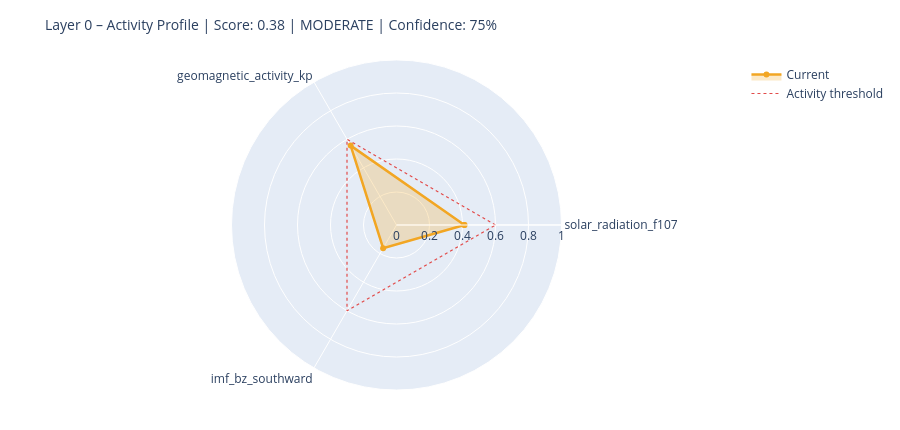

This figure's notebook cell:
### Markdown cell above
---
## 6. State Assessment & Handoff to Layer 1

### Code cell
# ============================================================
# STEP 1 – Collect raw values with source modes
# Mode: 'primary' | 'fallback_3h' | 'last_valid' | 'missing'
# ============================================================

def safe_last(df, col):
    if df is None or col not in df.columns: return None
    s = df[col].dropna()
    return float(s.iloc[-1]) if not s.empty else None

f107_now = safe_last(df_f107, 'f10.7')
bz_now   = safe_last(df_mag,  'bz_gsm')
kp_now   = safe_last(df_kp,   'kp')
sw_now   = safe_last(df_sw,   'speed')

source_modes = {
    'F10.7':    'primary'  if f107_now is not None else 'missing',
    'Kp':       'primary'  if kp_now   is not None else 'missing',
    'IMF_Bz':   'primary'  if bz_now   is not None else 'missing',
    'SW_speed': 'primary'  if sw_now   is not None else 'missing',
}

# Kp Fallback – 3h endpoint
if kp_now is None:
    try:
        r = requests.get(
            'https://services.swpc.noaa.gov/json/noaa-planetary-k-index.json',
            timeout=10)
        r.raise_for_status()
        fb = pd.DataFrame(r.json())
        tc = next((c for c in fb.columns if 'time' in c.lower()), fb.columns[0])
        kc = next((c for c in fb.columns if 'kp' in c.lower() and c != tc), None)
        if kc:
            fb[kc] = fb[kc].astype(str).str.extract(r'([0-9]+(?:\.[0-9]*)?)')[0]
            fb[kc] = pd.to_numeric(fb[kc], errors='coerce')
            fb = fb[fb[kc] >= 0].dropna(subset=[kc])
            if not fb.empty:
                kp_now = float(fb[kc].iloc[-1])
                source_modes['Kp'] = 'fallback_3h'
                print(f'  Kp fallback (3h): {kp_now:.1f}')
    except Exception as e:
        print(f'  Kp fallback failed: {e}')

# Solar Wind Fallback – last valid value
if sw_now is None and df_sw is not None and 'speed' in df_sw.columns:
    s = df_sw['speed'].dropna()
    if not s.empty:
        sw_now = float(s.iloc[-1])
        source_modes['SW_speed'] = 'last_valid'
        print(f'  SW fallback (last_valid): {sw_now:.0f} km/s')

print()
print('Source modes:', source_modes)

# ============================================================
# STEP 2 – Score from available components only
# ============================================================

def norm(v, lo, hi):
    if v is None: return None
    return max(0.0, min(1.0, (v - lo) / (hi - lo)))

COMPONENTS = {
    'solar_radiation_f107':    (f107_now, norm(f107_now, 60, 250)),
    'geomagnetic_activity_kp': (kp_now,   norm(kp_now,   0,   9)),
    'imf_bz_southward':        (bz_now,   norm(-(bz_now or 0) if bz_now else None, -5, 30)
                                           if bz_now is not None else None),
    'solar_wind_speed':        (sw_now,   norm(sw_now, 300, 800)),
}

available   = {k: v[1] for k, v in COMPONENTS.items() if v[1] is not None}
unavailable = [k for k, v in COMPONENTS.items() if v[1] is None]

layer0_score = round(sum(available.values()) / len(available), 4) if available else None
confidence   = round(len(available) / len(COMPONENTS), 2)

level = ('unknown'  if layer0_score is None
         else 'calm'     if layer0_score < 0.3
         else 'moderate' if layer0_score < 0.6
         else 'active')

# ============================================================
# STEP 3 – Dominant Driver
# ============================================================

def dominant_driver(kp, f107, bz, sw):
    candidates = []
    if kp   is not None and kp   >= 4:   candidates.append(('geomagnetic',    kp / 9))
    if sw   is not None and sw   >= 500:  candidates.append(('solar_wind',     sw / 800))
    if bz   is not None and bz   <= -5:   candidates.append(('imf_southward',  abs(bz) / 30))
    if f107 is not None and f107 >= 150:  candidates.append(('solar_radiation',f107 / 250))
    return max(candidates, key=lambda x: x[1])[0] if candidates else 'none'

driver = dominant_driver(kp_now, f107_now, bz_now, sw_now)

# ============================================================
# STEP 4 – Downstream expectations
# ============================================================

def downstream_expectation(driver, score, kp, bz, f107):
    exp = {
        'magnetosphere':        'calm',
        'ionosphere':           'calm',
        'schumann_resonance':   'unchanged',
        'lithosphere_currents': 'low',
    }
    if driver == 'geomagnetic' or (kp and kp >= 5):
        exp['magnetosphere']        = 'compressed / storm'
        exp['ionosphere']           = 'elevated disturbance (TEC variability)'
        exp['schumann_resonance']   = 'elevated amplitude possible'
        exp['lithosphere_currents'] = 'elevated induction currents'
    elif driver == 'imf_southward' or (bz and bz <= -5):
        exp['magnetosphere']        = 'energy coupling active'
        exp['ionosphere']           = 'elevated electron density possible'
        exp['schumann_resonance']   = 'slight modulation possible'
    elif driver == 'solar_radiation' or (f107 and f107 >= 150):
        exp['ionosphere']           = 'elevated ionization (F-layer)'
        exp['schumann_resonance']   = 'slightly elevated background activity'
    return exp

downstream = downstream_expectation(driver, layer0_score, kp_now, bz_now, f107_now)

# ============================================================
# CONSOLE OUTPUT
# ============================================================

W = 58
print('=' * W)
print('LAYER 0 – STATE ASSESSMENT')
print('=' * W)
for name, (raw_v, score_v) in COMPONENTS.items():
    if score_v is not None:
        bar = '█' * int(score_v * 20) + '░' * (20 - int(score_v * 20))
        print(f'  {name:<35}  {bar}  {score_v:.2f}')
    else:
        print(f'  {name:<35}  {"─" * 20}  n/a')
print('-' * W)
print(f'  Score ({len(available)}/{len(COMPONENTS)} components):  {layer0_score:.3f}')
print(f'  Confidence:         {confidence:.0%}')
print(f'  Level:              {level.upper()}')
print(f'  Dominant Driver:    {driver}')

# Radar chart
cats = list(available.keys())
vals = list(available.values())
if len(cats) >= 3:
    fig = go.Figure()
    fig.add_trace(go.Scatterpolar(
        r=vals + [vals[0]], theta=cats + [cats[0]],
        fill='toself', fillcolor='rgba(242,166,35,0.25)',
        line=dict(color='#F2A623', width=2.5), name='Current'
    ))
    fig.add_trace(go.Scatterpolar(
        r=[0.6] * (len(cats) + 1), theta=cats + [cats[0]],
        line=dict(color='#E24B4A', dash='dot', width=1.2),
        mode='lines', name='Activity threshold'
    ))
    fig.update_layout(
        title=dict(text=f'Layer 0 – Activity Profile | Score: {layer0_score:.2f} | {level.upper()} | Confidence: {confidence:.0%}',
                   font=dict(size=14)),
        polar=dict(radialaxis=dict(visible=True, range=[0, 1])),
        height=430, showlegend=True,
        margin=dict(l=60, r=60, t=60, b=40)
    )
    fig.show()

### Figure 1 — Plotly figure (JSON) as saved in the notebook; plotly's stock layout.template omitted (floating-point values rounded to 4 significant figures)
{"data": [{"fill": "toself", "fillcolor": "rgba(242,166,35,0.25)", "line": {"color": "#F2A623", "width": 2.5}, "name": "Current", "r": [0.4116, 0.5556, 0.162, 0.4116], "theta": ["solar_radiation_f107", "geomagnetic_activity_kp", "imf_bz_southward", "solar_radiation_f107"], "type": "scatterpolar"}, {"line": {"color": "#E24B4A", "dash": "dot", "width": 1.2}, "mode": "lines", "name": "Activity threshold", "r": [0.6, 0.6, 0.6, 0.6], "theta": ["solar_radiation_f107", "geomagnetic_activity_kp", "imf_bz_southward", "solar_radiation_f107"], "type": "scatterpolar"}], "layout": {"height": 430, "margin": {"b": 40, "l": 60, "r": 60, "t": 60}, "polar": {"radialaxis": {"range": [0, 1], "visible": true}}, "showlegend": true, "title": {"font": {"size": 14}, "text": "Layer 0 – Activity Profile | Score: 0.38 | MODERATE | Confidence: 75%"}}}
